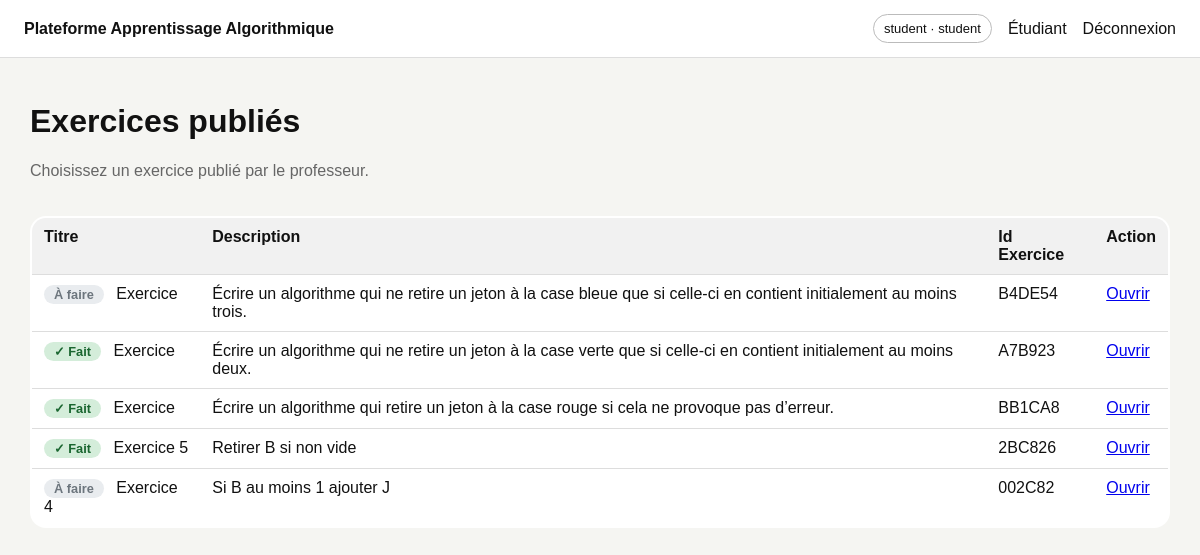
The page /student/dashboard (signed in) on the database as committed earlier.
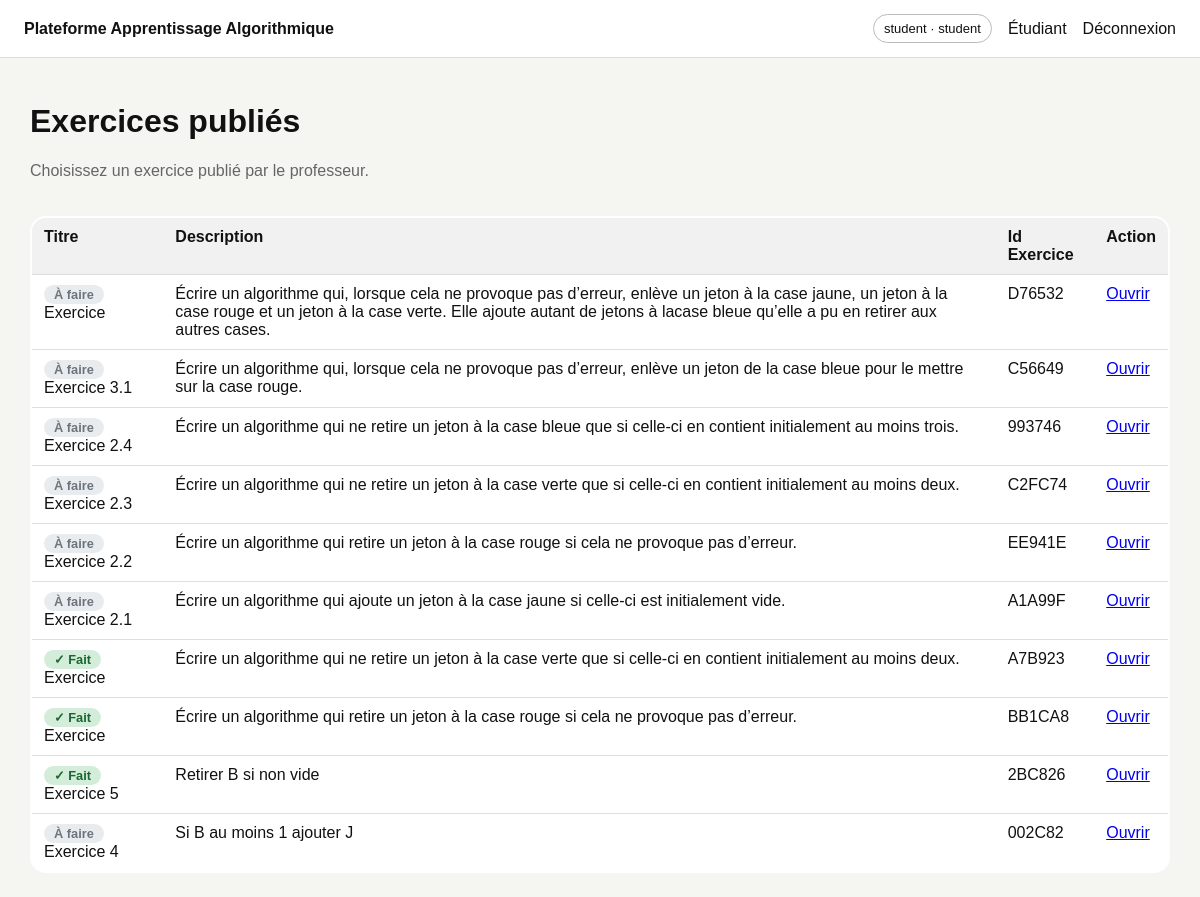
The same page on the database as committed later.
### tables this page shows
CREATE TABLE exercises (
        id INTEGER PRIMARY KEY AUTOINCREMENT,
        title TEXT NOT NULL,
        description TEXT NOT NULL,
        init_b INTEGER NOT NULL,
        init_j INTEGER NOT NULL,
        init_r INTEGER NOT NULL,
        init_v INTEGER NOT NULL,
        goal_condition TEXT NOT NULL,
        max_steps INTEGER NOT NULL DEFAULT 30,
        problem_json TEXT NOT NULL,
        is_published INTEGER NOT NULL DEFAULT 0,
        session_code TEXT,
        created_by INTEGER,
        created_at DATETIME DEFAULT CURRENT_TIMESTAMP
    );

### app.py (the view)
@app.route('/student/dashboard')
@login_required('student')
def student_dashboard():
    db = get_db()
    exercises = db.execute('SELECT * FROM exercises WHERE is_published=1 ORDER BY created_at DESC').fetchall()
    rows = db.execute(
        'SELECT DISTINCT exercise_id FROM submissions WHERE student_id=? AND is_correct=1',
        (session['user_id'],)
    ).fetchall()
    validated_ids = {r['exercise_id'] for r in rows}
    return render_template('student_dashboard.html', exercises=exercises, validated_ids=validated_ids)

### app.py (called while the page is built)
def get_db():
    if 'db' not in g:
        g.db = sqlite3.connect(DB_PATH)
        g.db.row_factory = sqlite3.Row
    return g.db

def login_required(role=None):
    def deco(fn):
        @wraps(fn)
        def wrapper(*args, **kwargs):
            if 'user_id' not in session:
                return redirect(url_for('login'))
            if role and session.get('role') != role:
                return redirect(url_for('index'))
            return fn(*args, **kwargs)
        return wrapper
    return deco

### templates/student_dashboard.html (shortened to what this page needs)
{% extends 'base.html' %}
{% block content %}
<div class="section-head">
  <div>
    <h1>Exercices publiés</h1>
    <p class="muted">Choisissez un exercice publié par le professeur.</p>
  </div>
</div>
<table class="data-table">
  <thead>
    <tr>
      <th>Titre</th>
      <th>Description</th>
      <th>Id Exercice</th>
      <th>Action</th>
    </tr>
  </thead>
  <tbody>
    {% for ex in exercises %}
    <tr>
      <td>
        {% if ex.id in validated_ids %}
          <span class="exercise-status" style="display:inline-block; padding:2px 10px; border-radius:12px; font-size:0.8em; font-weight:600; background:#d4edda; color:#1a6630; margin-right:8px;">✓ Fait</span>
        {% else %}
          <span class="exercise-status" style="display:inline-block; padding:2px 10px; border-radius:12px; font-size:0.8em; font-weight:600; background:#e9ecef; color:#6c757d; margin-right:8px;">À faire</span>
        {% endif %}
        {{ ex.title }}
      </td>
      <td>{{ ex.description }}</td>
      <td>{{ ex.session_code }}</td>
      <td><a href="{{ url_for('student_exercise', exercise_id=ex.id) }}">Ouvrir</a></td>
    </tr>
    {% else %}
    <tr>
      <td colspan="4" class="muted">Aucun exercice publié</td>
    </tr>
    {% endfor %}
  </tbody>
</table>
{% endblock %}

### templates/base.html (shortened to what this page needs)
<!doctype html>
<html lang="fr">
<head>
  <link rel="stylesheet" href="{{ url_for('static', filename='css/style.css') }}">
</head>
<body>
  <header class="topbar">
    <div class="brand">Plateforme Apprentissage Algorithmique</div>
    <nav>
      {% if session.get('user_id') %}
        <span class="user-badge">{{ session.get('username') }} · {{ session.get('role') }}</span>
        {% if session.get('role') == 'teacher' %}
          <a href="{{ url_for('teacher_dashboard') }}">Professeur</a>
        {% else %}
          <a href="{{ url_for('student_dashboard') }}">Étudiant</a>
        {% endif %}
        <a href="{{ url_for('logout') }}">Déconnexion</a>
      {% endif %}
    </nav>
  </header>
  <main class="page-wrap">
    {% block content %}{% endblock %}
  </main>
</body>
</html>

### static/css/style.css (style rules this page uses)
:root { --bg: #f5f5f2; --panel: #ffffff; --border: #111; --muted: #666; --green: #68d05f; --green-dark: #46ad3c; --red: #f56a69; }
* { box-sizing: border-box }
body { margin: 0; font-family: Arial, Helvetica, sans-serif; background: var(--bg); color: #111 }
.topbar { display: flex; justify-content: space-between; align-items: center; padding: 14px 24px; border-bottom: 1px solid #ddd; background: #fff }
.brand { font-weight: 700 }
.topbar nav { display: flex; gap: 16px; align-items: center }
.topbar a { text-decoration: none; color: #111 }
.user-badge { font-size: 13px; padding: 6px 10px; border: 1px solid #bbb; border-radius: 999px }
.page-wrap { padding: 24px 30px }
.muted { color: var(--muted) }
.section-head { display: flex; justify-content: space-between; align-items: flex-start; margin-bottom: 20px; gap: 12px }
.data-table { width: 100%; border-collapse: collapse; background: #fff; border: 2px solid #111; border-radius: 16px; overflow: hidden }
.data-table th, .data-table td { padding: 10px 12px; border-bottom: 1px solid #ddd; vertical-align: top }
.data-table th { background: #f1f1f1; text-align: left }

Rows that differ between the two databases and show on the page:
removed exercises: shows "À faire", title "Exercice", description "Écrire un algorithme qui ne retire un jeton à la case bleue que si celle-ci en contient initialement au moins trois.", session_code "B4DE54"
added exercises: shows "À faire", title "Exercice", description "Écrire un algorithme qui, lorsque cela ne provoque pas d’erreur, enlève un jeton à la case jaune, un jeton à la case rouge et un jeton à la case verte. Elle ajoute autant de jetons à lacase bleue qu’elle a pu en retirer aux autres cases.", session_code "D76532"
added exercises: shows "À faire", title "Exercice 3.1", description "Écrire un algorithme qui, lorsque cela ne provoque pas d’erreur, enlève un jeton de la case bleue pour le mettre sur la case rouge.", session_code "C56649"
added exercises: shows "À faire", title "Exercice 2.4", description "Écrire un algorithme qui ne retire un jeton à la case bleue que si celle-ci en contient initialement au moins trois.", session_code "993746"
added exercises: shows "À faire", title "Exercice 2.3", description "Écrire un algorithme qui ne retire un jeton à la case verte que si celle-ci en contient initialement au moins deux.", session_code "C2FC74"
added exercises: shows "À faire", title "Exercice 2.2", description "Écrire un algorithme qui retire un jeton à la case rouge si cela ne provoque pas d’erreur.", session_code "EE941E"
added exercises: shows "À faire", title "Exercice 2.1", description "Écrire un algorithme qui ajoute un jeton à la case jaune si celle-ci est initialement vide.", session_code "A1A99F"
